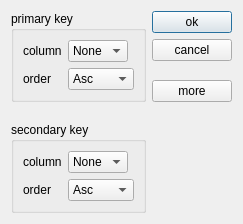
<?xml version="1.0" encoding="UTF-8"?>
<ui version="4.0">
 <class>Dialog2</class>
 <widget class="QDialog" name="Dialog2">
  <property name="geometry">
   <rect>
    <x>0</x>
    <y>0</y>
    <width>229</width>
    <height>224</height>
   </rect>
  </property>
  <property name="windowTitle">
   <string>Dialog</string>
  </property>
  <layout class="QGridLayout" name="gridLayout_3">
   <item row="0" column="0">
    <widget class="QGroupBox" name="groupBox">
     <property name="title">
      <string>primary key</string>
     </property>
     <layout class="QGridLayout" name="gridLayout">
      <item row="0" column="0">
       <widget class="QLabel" name="label">
        <property name="text">
         <string>column</string>
        </property>
       </widget>
      </item>
      <item row="0" column="1">
       <widget class="QComboBox" name="comboBox">
        <item>
         <property name="text">
          <string>None</string>
         </property>
        </item>
       </widget>
      </item>
      <item row="0" column="2">
       <spacer name="horizontalSpacer">
        <property name="orientation">
         <enum>Qt::Horizontal</enum>
        </property>
        <property name="sizeHint" stdset="0">
         <size>
          <width>33</width>
          <height>20</height>
         </size>
        </property>
       </spacer>
      </item>
      <item row="1" column="0">
       <widget class="QLabel" name="label_2">
        <property name="text">
         <string>order</string>
        </property>
       </widget>
      </item>
      <item row="1" column="1" colspan="2">
       <widget class="QComboBox" name="comboBox_2">
        <item>
         <property name="text">
          <string>Asc</string>
         </property>
        </item>
        <item>
         <property name="text">
          <string>Desc</string>
         </property>
        </item>
       </widget>
      </item>
     </layout>
    </widget>
   </item>
   <item row="0" column="1">
    <layout class="QVBoxLayout" name="verticalLayout">
     <item>
      <widget class="QPushButton" name="okButton">
       <property name="text">
        <string>ok</string>
       </property>
       <property name="default">
        <bool>true</bool>
       </property>
      </widget>
     </item>
     <item>
      <widget class="QPushButton" name="cancelButton">
       <property name="text">
        <string>cancel</string>
       </property>
       <property name="default">
        <bool>false</bool>
       </property>
      </widget>
     </item>
     <item>
      <spacer name="verticalSpacer">
       <property name="orientation">
        <enum>Qt::Vertical</enum>
       </property>
       <property name="sizeHint" stdset="0">
        <size>
         <width>20</width>
         <height>0</height>
        </size>
       </property>
      </spacer>
     </item>
     <item>
      <widget class="QPushButton" name="moreButton">
       <property name="text">
        <string>more</string>
       </property>
       <property name="checkable">
        <bool>true</bool>
       </property>
      </widget>
     </item>
    </layout>
   </item>
   <item row="1" column="0">
    <spacer name="verticalSpacer_2">
     <property name="orientation">
      <enum>Qt::Vertical</enum>
     </property>
     <property name="sizeHint" stdset="0">
      <size>
       <width>20</width>
       <height>24</height>
      </size>
     </property>
    </spacer>
   </item>
   <item row="2" column="0">
    <widget class="QGroupBox" name="groupBox_2">
     <property name="title">
      <string>secondary key</string>
     </property>
     <layout class="QGridLayout" name="gridLayout_2">
      <item row="0" column="0">
       <widget class="QLabel" name="label_3">
        <property name="text">
         <string>column</string>
        </property>
       </widget>
      </item>
      <item row="0" column="1">
       <widget class="QComboBox" name="comboBox_3">
        <item>
         <property name="text">
          <string>None</string>
         </property>
        </item>
       </widget>
      </item>
      <item row="0" column="2">
       <spacer name="horizontalSpacer_2">
        <property name="orientation">
         <enum>Qt::Horizontal</enum>
        </property>
        <property name="sizeHint" stdset="0">
         <size>
          <width>110</width>
          <height>20</height>
         </size>
        </property>
       </spacer>
      </item>
      <item row="1" column="0">
       <widget class="QLabel" name="label_4">
        <property name="text">
         <string>order</string>
        </property>
       </widget>
      </item>
      <item row="1" column="1" colspan="2">
       <widget class="QComboBox" name="comboBox_4">
        <item>
         <property name="text">
          <string>Asc</string>
         </property>
        </item>
        <item>
         <property name="text">
          <string>Desc</string>
         </property>
        </item>
       </widget>
      </item>
     </layout>
    </widget>
   </item>
  </layout>
 </widget>
 <resources/>
 <connections>
  <connection>
   <sender>okButton</sender>
   <signal>clicked()</signal>
   <receiver>Dialog2</receiver>
   <slot>accept()</slot>
   <hints>
    <hint type="sourcelabel">
     <x>205</x>
     <y>26</y>
    </hint>
    <hint type="destinationlabel">
     <x>146</x>
     <y>117</y>
    </hint>
   </hints>
  </connection>
  <connection>
   <sender>cancelButton</sender>
   <signal>clicked()</signal>
   <receiver>Dialog2</receiver>
   <slot>reject()</slot>
   <hints>
    <hint type="sourcelabel">
     <x>211</x>
     <y>54</y>
    </hint>
    <hint type="destinationlabel">
     <x>57</x>
     <y>117</y>
    </hint>
   </hints>
  </connection>
  <connection>
   <sender>moreButton</sender>
   <signal>toggled(bool)</signal>
   <receiver>groupBox_2</receiver>
   <slot>setVisible(bool)</slot>
   <hints>
    <hint type="sourcelabel">
     <x>230</x>
     <y>89</y>
    </hint>
    <hint type="destinationlabel">
     <x>153</x>
     <y>162</y>
    </hint>
   </hints>
  </connection>
 </connections>
</ui>
